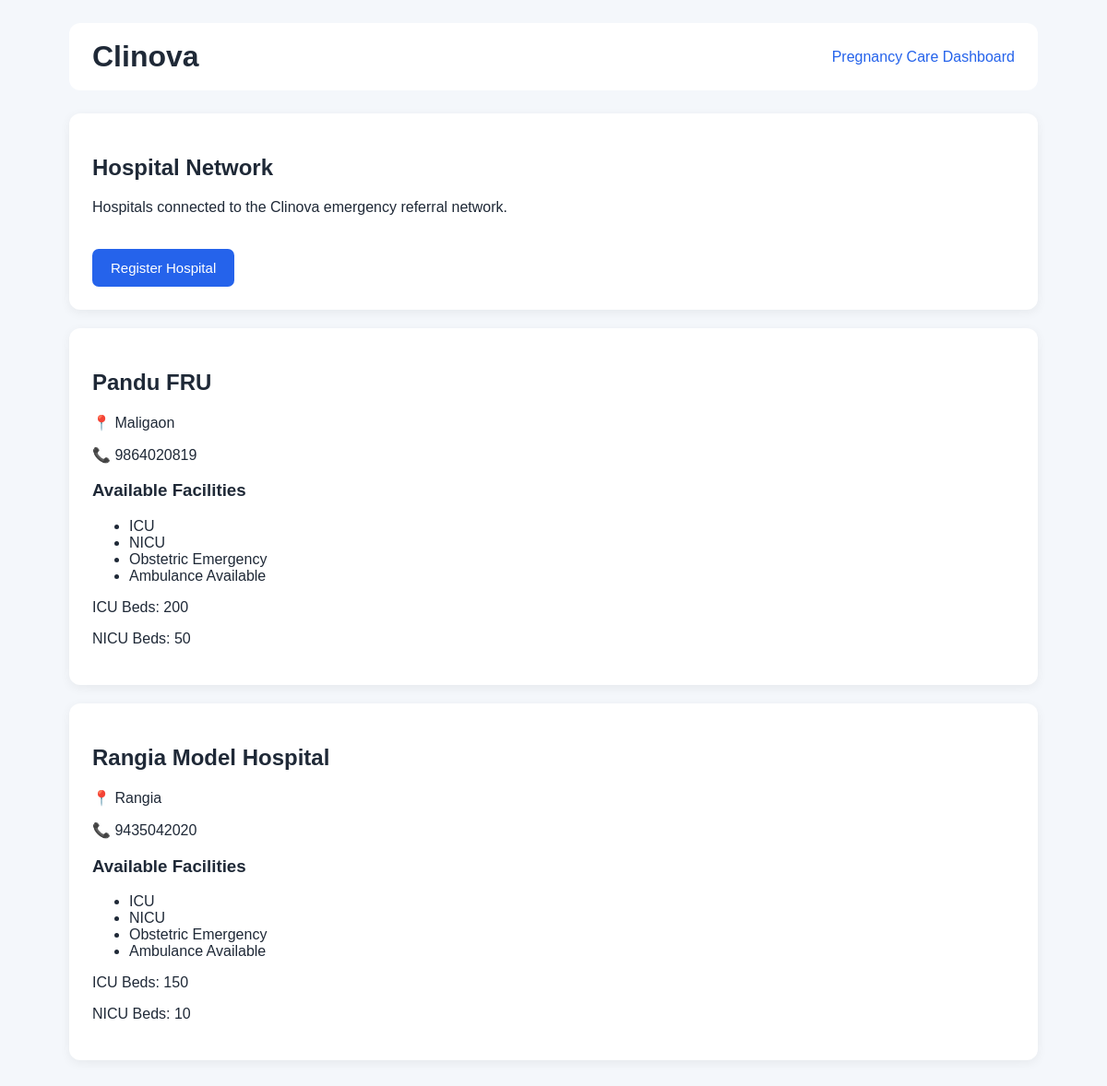
The app's page /hospital_list with its own data.
### tables this page shows
CREATE TABLE hospitals (
            id INTEGER PRIMARY KEY AUTOINCREMENT,
            name TEXT NOT NULL,
            address TEXT,
            phone TEXT,
            has_icu INTEGER DEFAULT 0,
            has_nicu INTEGER DEFAULT 0,
            has_obstetric_emergency INTEGER DEFAULT 0,
            has_blood_bank INTEGER DEFAULT 0,
            available_icu_beds INTEGER DEFAULT 0,
            available_nicu_beds INTEGER DEFAULT 0,
            ambulance_available INTEGER DEFAULT 0,
            created_at TEXT NOT NULL
        , distance_km REAL DEFAULT 0);

### app.py (the view)
@app.route("/hospital_list")
def hospital_list():
    conn = get_db()
    hospitals = conn.execute("""
        SELECT *
        FROM hospitals
        ORDER BY name
    """).fetchall()
    conn.close()
    return render_template(
        "hospital_list.html",
        hospitals=hospitals
    )

### app.py (called while the page is built)
def get_db():
    conn = sqlite3.connect(DB_PATH)
    conn.row_factory = sqlite3.Row
    return conn

### templates/hospital_list.html (shortened to what this page needs)
<!DOCTYPE html>
<html>
<head>
    <link rel="stylesheet"
          href="{{ url_for('static', filename='pregnancy.css') }}">
</head>
<body>
<div class="page">
    <div class="topbar">
        <h1>Clinova</h1>
        <div>
            <a href="{{ url_for('pregnancy_care') }}">
                Pregnancy Care
            </a>
            <a href="{{ url_for('dashboard') }}">
                Dashboard
            </a>
        </div>
    </div>
    <div class="card">
        <h2>Hospital Network</h2>
        <p>
            Hospitals connected to the Clinova emergency referral network.
        </p>
        <a class="small-button"
           href="{{ url_for('hospital_register') }}">
            Register Hospital
        </a>
    </div>
    {% if hospitals %}
        {% for hospital in hospitals %}
        <div class="card">
            <h2>
                {{ hospital['name'] }}
            </h2>
            <p>
                📍 {{ hospital['address'] }}
            </p>
            <p>
                📞 {{ hospital['phone'] }}
            </p>
            <h3>Available Facilities</h3>
            <ul>
                {% if hospital['has_icu'] %}
                    <li>ICU</li>
                {% endif %}
                {% if hospital['has_nicu'] %}
                    <li>NICU</li>
                {% endif %}
                {% if hospital['has_obstetric_emergency'] %}
                    <li>Obstetric Emergency</li>
                {% endif %}
                {% if hospital['ambulance_available'] %}
                    <li>Ambulance Available</li>
                {% endif %}
            </ul>
            {% if hospital['has_icu'] %}
                <p>
                    ICU Beds:
                    {{ hospital['available_icu_beds'] }}
                </p>
            {% endif %}
            {% if hospital['has_nicu'] %}
                <p>
                    NICU Beds:
                    {{ hospital['available_nicu_beds'] }}
                </p>
            {% endif %}
        </div>
        {% endfor %}
    {% endif %}
</div>
</body>
</html>

### static/pregnancy.css (style rules this page uses)
* { box-sizing: border-box; }
body { margin: 0; font-family: Arial, sans-serif; background: #f4f7fb; color: #1f2937; }
.page { max-width: 1100px; margin: auto; padding: 25px; }
.topbar { display: flex; justify-content: space-between; align-items: center; background: white; padding: 18px 25px; border-radius: 12px; margin-bottom: 25px; }
.topbar h1 { margin: 0; }
.topbar a { text-decoration: none; color: #2563eb; }
.card { background: white; padding: 25px; border-radius: 12px; margin-bottom: 20px; box-shadow: 0 3px 12px rgba(0, 0, 0, 0.06); }
button, .small-button { display: inline-block; margin-top: 20px; padding: 12px 20px; border: none; border-radius: 7px; background: #2563eb; color: white; text-decoration: none; cursor: pointer; font-size: 15px; }

### records on screen
hospitals: name "Pandu FRU", address "Maligaon", phone "9864020819", has_icu "ICU", has_nicu "NICU", has_obstetric_emergency "Obstetric Emergency", ambulance_available "Ambulance Available", available_icu_beds "200", available_nicu_beds "50"
hospitals: name "Rangia Model Hospital", address "Rangia", phone "9435042020", has_icu "ICU", has_nicu "NICU", has_obstetric_emergency "Obstetric Emergency", ambulance_available "Ambulance Available", available_icu_beds "150", available_nicu_beds "10"
